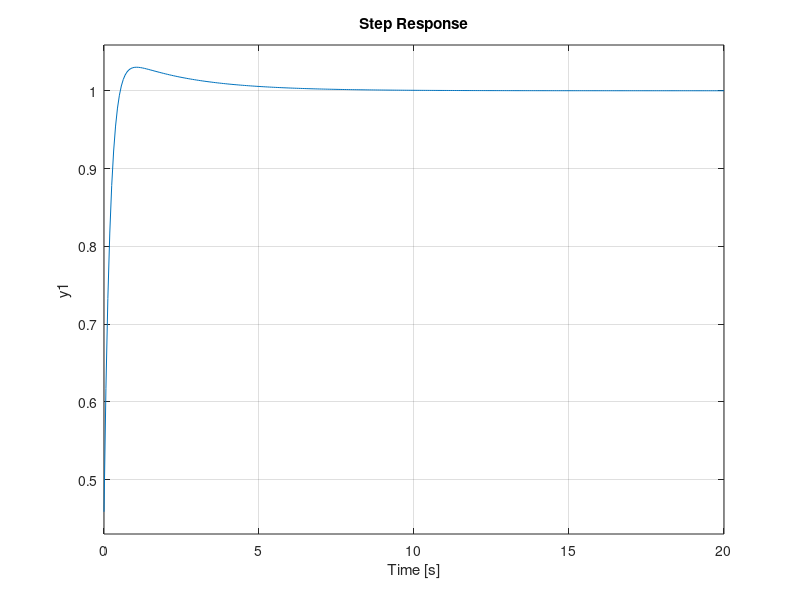

Write MATLAB code to recreate this figure.
clear
close all
clc
v = 20;              % constant velocity
L = 2.36;              % wheelbase
Kp= 1.2;
Ki = 0.5;
Kd = 0.1;

% Open-loop transfer function G(s)
s = tf('s');
tf_Vehicle = v / (L * s);

% PID Controller C(s)
tf_PID = (Kp + Ki/s + Kd * s) ;

sys = tf_PID * tf_Vehicle;
% bode(sys)
% 
% figure
% nyqlog(sys)
% figure
b = feedback(sys, 1);
step(b)

